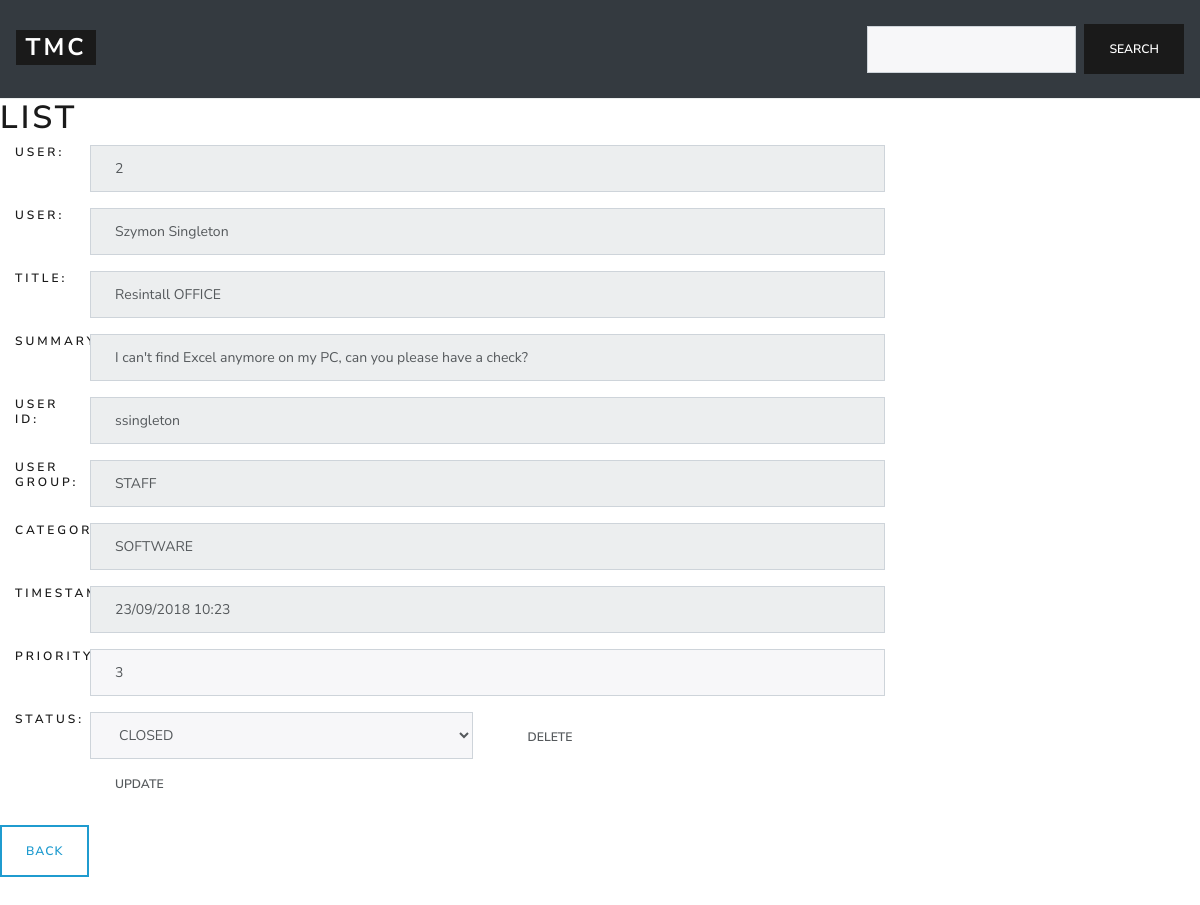
Page /edit.php?id=2 on the committed database.
### tables this page shows
CREATE TABLE IF NOT EXISTS `ticket_STAFF` (
  `t_ID` int(2) NOT NULL AUTO_INCREMENT,
  `t_TITLE` varchar(255) DEFAULT NULL,
  `t_SUMMARY` varchar(255) DEFAULT NULL,
  `t_USER` varchar(64) DEFAULT NULL,
  `t_UID` varchar(64) DEFAULT NULL,
  `t_USRGROUP` varchar(5) DEFAULT NULL,
  `t_CAT` varchar(8) DEFAULT NULL,
  `t_TIMESTAMP` varchar(16) DEFAULT NULL,
  `t_PRIORITY` int(1) DEFAULT NULL,
  `t_STATUS` varchar(11) DEFAULT NULL,
  PRIMARY KEY (`t_ID`),
  UNIQUE KEY `user_uid_pair` (`t_USER`,`t_UID`)
);

### edit.php (the view, shortened to what this page needs)
<!DOCTYPE html>
<html><head>
  <link href="https://stackpath.bootstrapcdn.com/bootswatch/4.1.3/lux/bootstrap.min.css" rel="stylesheet">
</head>
<body>
  <nav class="navbar navbar-dark bg-dark border-bottom">
    <h1><a class="navbar-brand badge badge-primary" href="Dashboard.php">TMC</a></h1>
    <form class="form-inline" action="search.php" method="post">
      <input class="form-control mr-sm-2" type="text" name="searchresult" value="">
      <input class="btn btn-primary my-2 my-sm-0" type="submit" name="Submit1" value="search">
    </form>
  </nav>
<head><title>Ticket</title></head>
<body>
<h1>List</h1>
<div>
<?php
  $host='127.0.0.1';
  $user='s4913757';
  $pwd='qXodmihNoP7VEhpxWHKEAMTkWknyKcCc';
  $db = $user;
  $conn = mysqli_connect($host, $user, $pwd, $db);
  if (isset($_REQUEST['id'])){
	$tID = $_GET['id'];
    $query = "SELECT * FROM ticket_STAFF WHERE t_ID = $tID";
    $result = mysqli_query($conn, $query);
    while ($row = mysqli_fetch_row($result)){
      echo "<form action=\"\" method=\"post\">
      <h6>
        <div class=col-sm-9>
          <div class= form-group>
          <div class = 'form row'>
          <div class=col-sm-1> User: </div>
          <div class=col><input class= form-control mr-sm- type=\"text\" name=\"id\" value=\"$row[0]\" readonly></div>
          </div>
          </div>
          <div class= form-group>
          <div class = 'form row'>
          <div class=col-sm-1> User: </div>
		      <div class=col><input class= form-control mr-sm-2 type=\"text\" name=\"user\" value=\"$row[3]\" readonly></div>
          </div>
          </div>
          <div class= form-group>
          <div class = 'form row'>
          <div class=col-sm-1> Title: </div>
          <div class=col><input class= form-control mr-sm-2 type=\"text\" name=\"title\" value=\"$row[1]\" readonly></div>
          </div>
          </div>
          <div class= form-group>
          <div class = 'form row'>
          <div class=col-sm-1> Summary: </div>
          <div class=col><input class= form-control mr-sm-2 type=\"text\" name=\"summary\" value=\"$row[2]\" readonly></div>
          </div>
          </div>
          <div class= form-group>
          <div class = 'form row'>
          <div class=col-sm-1> User ID: </div>
		      <div class=col><input class= form-control mr-sm-2 type=\"text\" name=\"uid\" value=\"$row[4]\" readonly></div>
          </div>
          </div>
          <div class= form-group>
          <div class = 'form row'>
          <div class=col-sm-1> User Group: </div>
		      <div class=col><input class= form-control mr-sm-2 type=\"text\" name=\"ugroup\" value=\"$row[5]\" readonly></div>
          </div>
          </div>
          <div class= form-group>
          <div class = 'form row'>
          <div class=col-sm-1> Category: </div>
		      <div class=col><input class= form-control mr-sm-2 type=\"text\" name=\"cat\" value=\"$row[6]\" readonly></div>
          </div>
          </div>
          <div class= form-group>
          <div class = 'form row'>
          <div class=col-sm-1> Timestamp: </div>
		      <div class=col><input class= form-control mr-sm-2 type=\"text\" name=\"timestamp\" value=\"$row[7]\" readonly></div>
          </div>
          </div>
          <div class= form-group>
          <div class = 'form row'>
          <div class=col-sm-1> Priority: </div>
		      <div class=col><input class= form-control mr-sm-2 type=\"text\" name=\"priority\" value=\"$row[8]\"></div>
          </div>
          </div>
          <div class= form-group>
          <div class = 'form row'>
          <div class=col-sm-1> Status: </div>
		      <div class=col><select class= form-control mr-sm-2 type=\"text\" name=\"status\" value=\"$row[9]\"></div>
          <option class= form-control>CLOSED</option>
          </div>
          </div>
            <div class= form-group>
            <div class = 'form row'>
            <div class=col><input class= btn btn-primary my-2 my-sm-1 type=\"submit\" name=\"edit\" value=\"Update\"></div>
	          <div class=col><input class= btn btn-primary my-2 my-sm-1 type=\"submit\" name=\"delete\" value=\"Delete\"></div>
            </div>
            </div>
    </h6>
    </div>
      </form>";
	}
  } else {
	  	echo "<p>Direct access is locked.</p>";
  }
?>
</body>
<a href="Dashboard.php" class="btn btn-outline-info">Back</a>
</html>

### edit.php (style rules this page uses)
html { position: relative; min-height: 100%; }
body { margin-bottom: 60px; }

### rows in the picture
ticket_staff: id "2", user "Szymon Singleton", title "Resintall OFFICE", summary "I can't find Excel anymore on my PC, can you please have a check?", uid "ssingleton", ugroup "STAFF", cat "SOFTWARE", timestamp "23/09/2018 10:23", priority "3", status "CLOSED"
